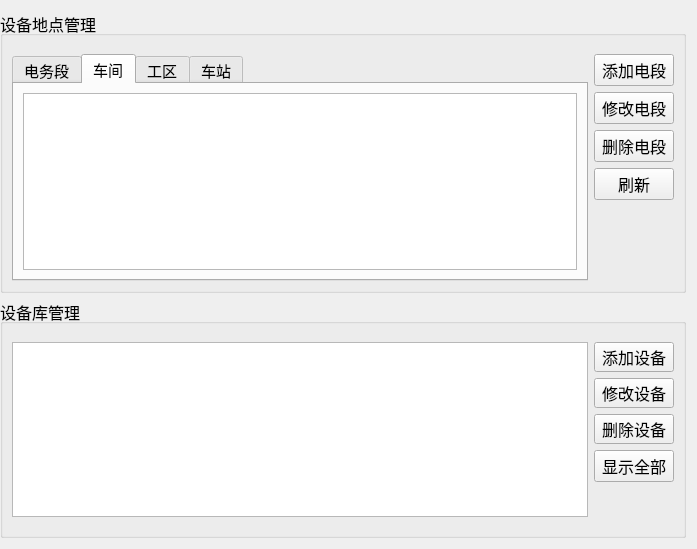
<?xml version="1.0" encoding="UTF-8"?>
<ui version="4.0">
 <class>DeviceManagementForm</class>
 <widget class="QWidget" name="DeviceManagementForm">
  <property name="geometry">
   <rect>
    <x>0</x>
    <y>0</y>
    <width>697</width>
    <height>549</height>
   </rect>
  </property>
  <property name="windowTitle">
   <string>Form</string>
  </property>
  <layout class="QGridLayout" name="gridLayout_4">
   <property name="leftMargin">
    <number>0</number>
   </property>
   <item row="0" column="0">
    <layout class="QVBoxLayout" name="verticalLayout_6"/>
   </item>
   <item row="1" column="1">
    <widget class="QGroupBox" name="groupBox_2">
     <property name="font">
      <font>
       <pointsize>12</pointsize>
      </font>
     </property>
     <property name="title">
      <string>设备地点管理</string>
     </property>
     <layout class="QGridLayout" name="gridLayout_3">
      <property name="topMargin">
       <number>18</number>
      </property>
      <item row="0" column="0">
       <widget class="QTabWidget" name="tabWidget_2">
        <property name="font">
         <font>
          <pointsize>11</pointsize>
         </font>
        </property>
        <property name="currentIndex">
         <number>1</number>
        </property>
        <widget class="QWidget" name="tab_5">
         <attribute name="title">
          <string>电务段</string>
         </attribute>
         <layout class="QGridLayout" name="gridLayout_5">
          <item row="0" column="0">
           <widget class="QTableView" name="tableView_2">
            <attribute name="horizontalHeaderShowSortIndicator" stdset="0">
             <bool>false</bool>
            </attribute>
            <attribute name="horizontalHeaderStretchLastSection">
             <bool>false</bool>
            </attribute>
           </widget>
          </item>
         </layout>
        </widget>
        <widget class="QWidget" name="tab_6">
         <attribute name="title">
          <string>车间</string>
         </attribute>
         <layout class="QGridLayout" name="gridLayout_6">
          <item row="0" column="0">
           <widget class="QTableView" name="tableView_3">
            <attribute name="horizontalHeaderShowSortIndicator" stdset="0">
             <bool>false</bool>
            </attribute>
            <attribute name="horizontalHeaderStretchLastSection">
             <bool>false</bool>
            </attribute>
           </widget>
          </item>
         </layout>
        </widget>
        <widget class="QWidget" name="tab_7">
         <attribute name="title">
          <string>工区</string>
         </attribute>
         <layout class="QGridLayout" name="gridLayout_7">
          <item row="0" column="0">
           <widget class="QTableView" name="tableView_4">
            <attribute name="horizontalHeaderShowSortIndicator" stdset="0">
             <bool>false</bool>
            </attribute>
           </widget>
          </item>
         </layout>
        </widget>
        <widget class="QWidget" name="tab_8">
         <attribute name="title">
          <string>车站</string>
         </attribute>
         <layout class="QGridLayout" name="gridLayout_8">
          <item row="0" column="0">
           <widget class="QTableView" name="tableView_5">
            <attribute name="horizontalHeaderShowSortIndicator" stdset="0">
             <bool>false</bool>
            </attribute>
           </widget>
          </item>
         </layout>
        </widget>
       </widget>
      </item>
      <item row="0" column="1">
       <layout class="QVBoxLayout" name="verticalLayout_3">
        <item>
         <layout class="QVBoxLayout" name="verticalLayout">
          <item>
           <widget class="QPushButton" name="pushButton_16">
            <property name="minimumSize">
             <size>
              <width>0</width>
              <height>30</height>
             </size>
            </property>
            <property name="text">
             <string>添加电段</string>
            </property>
           </widget>
          </item>
          <item>
           <widget class="QPushButton" name="pushButton_18">
            <property name="minimumSize">
             <size>
              <width>0</width>
              <height>30</height>
             </size>
            </property>
            <property name="text">
             <string>修改电段</string>
            </property>
           </widget>
          </item>
          <item>
           <widget class="QPushButton" name="pushButton_17">
            <property name="minimumSize">
             <size>
              <width>0</width>
              <height>30</height>
             </size>
            </property>
            <property name="text">
             <string>删除电段</string>
            </property>
           </widget>
          </item>
         </layout>
        </item>
        <item>
         <widget class="QPushButton" name="pushButton_4">
          <property name="text">
           <string>刷新</string>
          </property>
         </widget>
        </item>
        <item>
         <spacer name="verticalSpacer_2">
          <property name="orientation">
           <enum>Qt::Vertical</enum>
          </property>
          <property name="sizeHint" stdset="0">
           <size>
            <width>20</width>
            <height>40</height>
           </size>
          </property>
         </spacer>
        </item>
       </layout>
      </item>
     </layout>
    </widget>
   </item>
   <item row="2" column="1">
    <widget class="QGroupBox" name="groupBox">
     <property name="font">
      <font>
       <pointsize>12</pointsize>
      </font>
     </property>
     <property name="title">
      <string>设备库管理</string>
     </property>
     <layout class="QGridLayout" name="gridLayout">
      <property name="topMargin">
       <number>18</number>
      </property>
      <property name="bottomMargin">
       <number>18</number>
      </property>
      <item row="0" column="0">
       <widget class="QTableView" name="tableView">
        <attribute name="horizontalHeaderShowSortIndicator" stdset="0">
         <bool>false</bool>
        </attribute>
        <attribute name="horizontalHeaderStretchLastSection">
         <bool>false</bool>
        </attribute>
       </widget>
      </item>
      <item row="0" column="1">
       <layout class="QVBoxLayout" name="verticalLayout_7">
        <item>
         <layout class="QVBoxLayout" name="verticalLayout_2">
          <item>
           <widget class="QPushButton" name="pushButton">
            <property name="sizePolicy">
             <sizepolicy hsizetype="Minimum" vsizetype="Fixed">
              <horstretch>0</horstretch>
              <verstretch>0</verstretch>
             </sizepolicy>
            </property>
            <property name="minimumSize">
             <size>
              <width>0</width>
              <height>30</height>
             </size>
            </property>
            <property name="maximumSize">
             <size>
              <width>16777215</width>
              <height>30</height>
             </size>
            </property>
            <property name="text">
             <string>添加设备</string>
            </property>
           </widget>
          </item>
          <item>
           <widget class="QPushButton" name="pushButton_2">
            <property name="sizePolicy">
             <sizepolicy hsizetype="Minimum" vsizetype="Fixed">
              <horstretch>0</horstretch>
              <verstretch>0</verstretch>
             </sizepolicy>
            </property>
            <property name="minimumSize">
             <size>
              <width>0</width>
              <height>30</height>
             </size>
            </property>
            <property name="maximumSize">
             <size>
              <width>16777215</width>
              <height>30</height>
             </size>
            </property>
            <property name="text">
             <string>修改设备</string>
            </property>
           </widget>
          </item>
          <item>
           <widget class="QPushButton" name="pushButton_3">
            <property name="sizePolicy">
             <sizepolicy hsizetype="Minimum" vsizetype="Fixed">
              <horstretch>0</horstretch>
              <verstretch>0</verstretch>
             </sizepolicy>
            </property>
            <property name="minimumSize">
             <size>
              <width>0</width>
              <height>30</height>
             </size>
            </property>
            <property name="maximumSize">
             <size>
              <width>16777215</width>
              <height>30</height>
             </size>
            </property>
            <property name="text">
             <string>删除设备</string>
            </property>
           </widget>
          </item>
          <item>
           <widget class="QPushButton" name="pushButton_5">
            <property name="text">
             <string>显示全部</string>
            </property>
           </widget>
          </item>
         </layout>
        </item>
        <item>
         <spacer name="verticalSpacer">
          <property name="orientation">
           <enum>Qt::Vertical</enum>
          </property>
          <property name="sizeHint" stdset="0">
           <size>
            <width>20</width>
            <height>48</height>
           </size>
          </property>
         </spacer>
        </item>
       </layout>
      </item>
     </layout>
    </widget>
   </item>
  </layout>
  <widget class="QWidget" name="layoutWidget">
   <property name="geometry">
    <rect>
     <x>0</x>
     <y>0</y>
     <width>2</width>
     <height>2</height>
    </rect>
   </property>
   <layout class="QVBoxLayout" name="verticalLayout_4"/>
  </widget>
  <widget class="QWidget" name="layoutWidget">
   <property name="geometry">
    <rect>
     <x>0</x>
     <y>0</y>
     <width>2</width>
     <height>2</height>
    </rect>
   </property>
   <layout class="QVBoxLayout" name="verticalLayout_5"/>
  </widget>
 </widget>
 <resources/>
 <connections/>
</ui>
